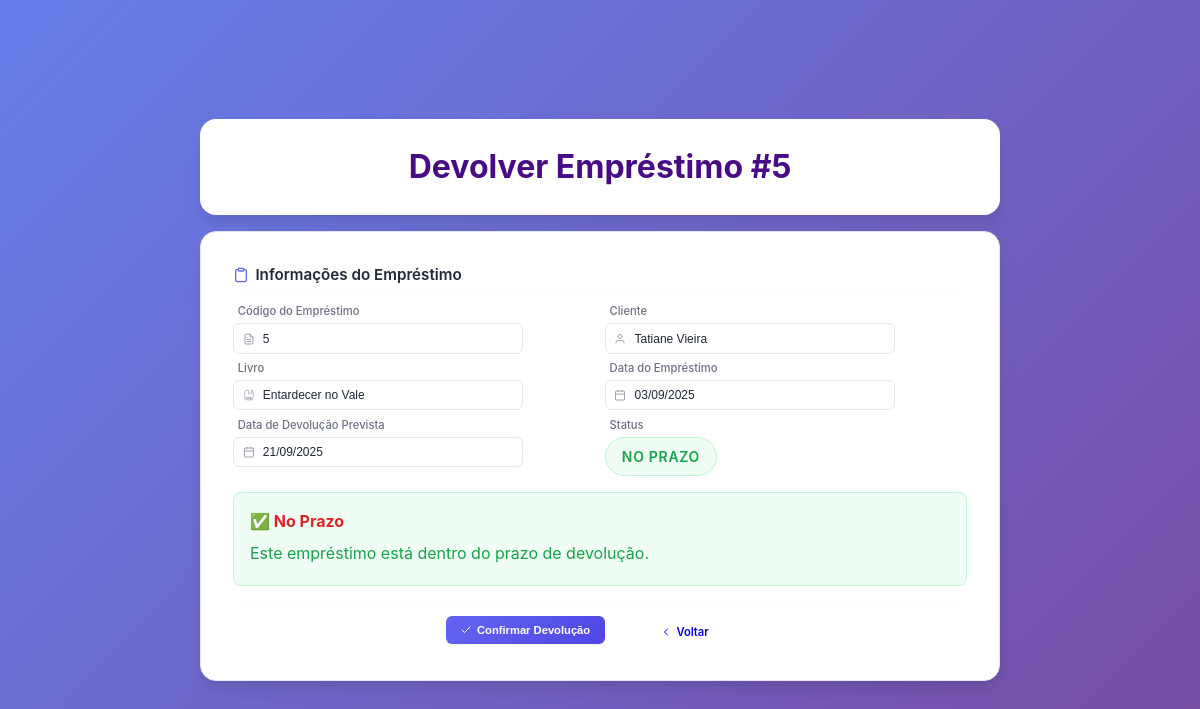
/subtelas/devolver_emprestimo.php?id=5, run on an earlier commit of the app's database.
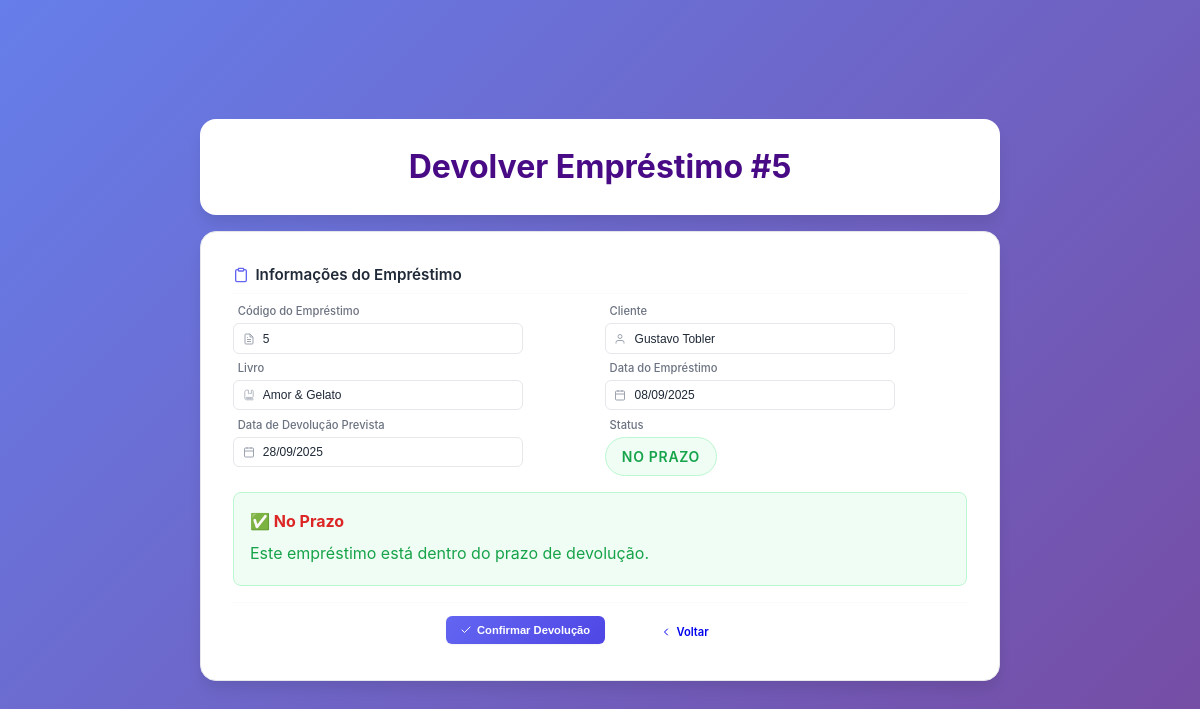
And on a later commit of the database.
### tables this page shows
CREATE TABLE `emprestimo` (
  `Cod_Emprestimo` int(11) NOT NULL,
  `Cod_Cliente` int(11) NOT NULL,
  `Cod_Livro` int(11) NOT NULL,
  `Data_Emprestimo` date NOT NULL,
  `Data_Devolucao` date NOT NULL,
  `Data_Ultima_Renovacao` date DEFAULT NULL,
  `Status_Emprestimo` enum('Pendente','Devolvido') DEFAULT 'Pendente'
);

CREATE TABLE `cliente` (
  `Cod_Cliente` int(11) NOT NULL,
  `Cod_Perfil` int(11) DEFAULT NULL,
  `Nome` varchar(50) NOT NULL,
  `CPF` varchar(15) NOT NULL,
  `Email` varchar(255) NOT NULL,
  `Sexo` varchar(10) NOT NULL,
  `Nome_Responsavel` varchar(50) DEFAULT NULL,
  `Telefone` varchar(20) NOT NULL,
  `Data_Nascimento` date NOT NULL,
  `CEP` varchar(20) NOT NULL,
  `UF` char(2) NOT NULL,
  `Cidade` varchar(30) NOT NULL,
  `Bairro` varchar(30) NOT NULL,
  `Rua` varchar(40) NOT NULL,
  `Num_Residencia` int(11) NOT NULL,
  `Foto` longblob NOT NULL,
  `status` enum('ativo','inativo') DEFAULT 'ativo'
);

CREATE TABLE `livro` (
  `Cod_Livro` int(11) NOT NULL,
  `Cod_Autor` int(11) DEFAULT NULL,
  `Cod_Editora` int(11) DEFAULT NULL,
  `Cod_Doador` int(11) DEFAULT NULL,
  `Cod_Genero` int(11) DEFAULT NULL,
  `Titulo` varchar(50) NOT NULL,
  `Data_Lancamento` varchar(12) DEFAULT NULL,
  `Data_Registro` varchar(12) DEFAULT NULL,
  `Quantidade` int(11) NOT NULL,
  `Num_Prateleira` char(2) DEFAULT NULL,
  `Foto` longblob NOT NULL,
  `status` enum('ativo','inativo') DEFAULT 'ativo'
);

### subtelas/devolver_emprestimo.php (the view, shortened to what the changed rows need)
<?php
require_once '../conexao.php';
$id = intval($_GET['id']);
$sql = "SELECT
          e.Cod_Emprestimo,
          e.Data_Emprestimo,
          e.Data_Devolucao,
          c.Nome as Nome_Cliente,
          c.CPF as CPF_Cliente,
          l.Titulo as Nome_Livro,
          l.Cod_Livro,
          l.Quantidade
        FROM emprestimo e
        INNER JOIN cliente c ON e.Cod_Cliente = c.Cod_Cliente
        INNER JOIN livro l ON e.Cod_Livro = l.Cod_Livro
        WHERE e.Cod_Emprestimo = :id";
try {
    $stmt = $pdo->prepare($sql);
    $stmt->bindParam(':id', $id, PDO::PARAM_INT);
    $stmt->execute();
    $emprestimo = $stmt->fetch(PDO::FETCH_ASSOC);
} catch (PDOException $e) {
    die("Erro na consulta: " . $e->getMessage());
}
$hoje = date('Y-m-d');
$data_devolucao = $emprestimo['Data_Devolucao'];
$status = '';
if ($data_devolucao < $hoje) {
    $dias_atraso = (strtotime($hoje) - strtotime($data_devolucao)) / (60 * 60 * 24);
    $multa_calculada = $dias_atraso * 2.00;
    $status = 'ATRASADO';
} elseif ($data_devolucao == $hoje) {
    $status = 'VENCE HOJE';
} else {
    $status = 'NO PRAZO';
}
?>
<!DOCTYPE html>
<html lang="pt-BR">
<head>
    <link rel="stylesheet" href="../css/style.css">
    <link rel="stylesheet" href="subtelas_css/cadastros.css">
    <link rel="stylesheet" type="text/css" href="subtelas_css/sidebar-dropdown.css">
</head>
<body>
    <div class="main-container">
        <div class="header">
            <h1>Devolver Empréstimo #<?php echo $emprestimo['Cod_Emprestimo']; ?></h1>
        </div>
        <div class="formulario">
            <div class="form-section">
                <div class="form-row">
                    <div class="input-group">
                        <div class="input-wrapper">
                            <input type="text" value="<?php echo $emprestimo['Cod_Emprestimo']; ?>" readonly>
                        </div>
                    </div>
                    <div class="input-group">
                        <div class="input-wrapper">
                            <input type="text" value="<?php echo $emprestimo['Nome_Cliente']; ?>" readonly>
                            <svg class="input-icon" width="16" height="16" viewBox="0 0 24 24" fill="none" stroke="currentColor" stroke-width="2">
                                <path d="M20 21v-2a4 4 0 0 0-4-4H8a4 4 0 0 0-4 4v2"></path>
                                <circle cx="12" cy="7" r="4"></circle>
                            </svg>
                        </div>
                    </div>
                </div>
                <div class="form-row">
                    <div class="input-group">
                        <div class="input-wrapper">
                            <input type="text" value="<?php echo $emprestimo['Nome_Livro']; ?>" readonly>
                        </div>
                    </div>
                    <div class="input-group">
                        <div class="input-wrapper">
                            <input type="text" value="<?php echo date('d/m/Y', strtotime($emprestimo['Data_Emprestimo'])); ?>" readonly>
                            <svg class="input-icon" width="16" height="16" viewBox="0 0 24 24" fill="none" stroke="currentColor" stroke-width="2">
                                <rect x="3" y="4" width="18" height="18" rx="2" ry="2"></rect>
                                <line x1="16" y1="2" x2="16" y2="6"></line>
                                <line x1="8" y1="2" x2="8" y2="6"></line>
                                <line x1="3" y1="10" x2="21" y2="10"></line>
                            </svg>
                        </div>
                    </div>
                </div>
                <div class="form-row">
                    <div class="input-group">
                        <div class="input-wrapper">
                            <input type="text" value="<?php echo date('d/m/Y', strtotime($emprestimo['Data_Devolucao'])); ?>" readonly>
                            <svg class="input-icon" width="16" height="16" viewBox="0 0 24 24" fill="none" stroke="currentColor" stroke-width="2">
                                <rect x="3" y="4" width="18" height="18" rx="2" ry="2"></rect>
                                <line x1="16" y1="2" x2="16" y2="6"></line>
                                <line x1="8" y1="2" x2="8" y2="6"></line>
                                <line x1="3" y1="10" x2="21" y2="10"></line>
                            </svg>
                        </div>
                    </div>
                    <div class="input-group">
                        <div class="input-wrapper">
                            <span class="status-badge <?php echo $status === 'ATRASADO' ? 'status-atrasado' : ($status === 'VENCE HOJE' ? 'status-vencendo' : 'status-ok'); ?>">
                                <?php echo $status; ?>
                            </span>
                        </div>
                    </div>
                </div>
            </div>
        </div>
    </div>
</body>
</html>

What changed in the data, as far as the page shows it:
changed emprestimo "NO PRAZO": Cod_Cliente.Nome "Tatiane Vieira" → "Gustavo Tobler"; Cod_Livro.Titulo "Entardecer no Vale" → "Amor & Gelato"; Data_Emprestimo "03/09/2025" → "08/09/2025"; Data_Devolucao "21/09/2025" → "28/09/2025"
